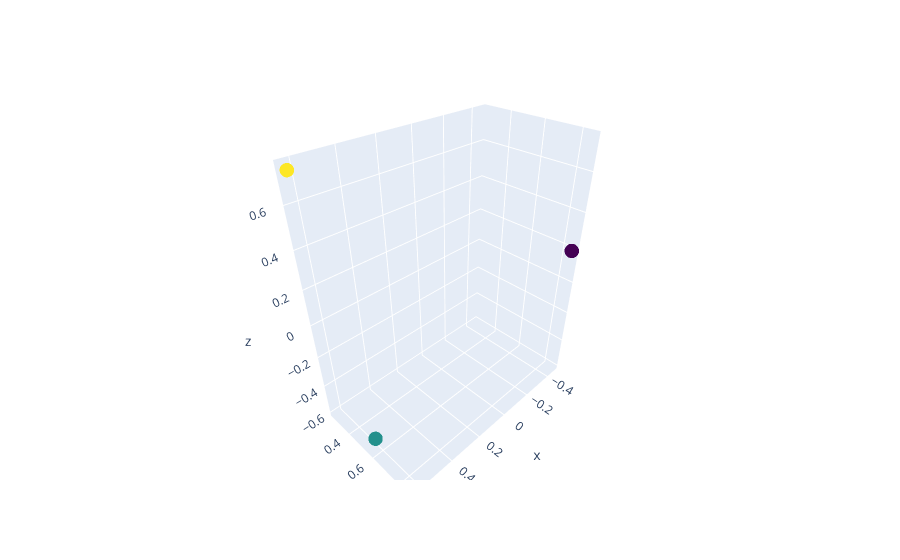

The code cell stored with this chart in its notebook:
### Markdown cell above
# TEST

### Code cell
fin_Z = model.predict(Z_test, None, None)
fin_Z = fin_Z.detach().cpu().numpy()
fig = go.Figure(data=[go.Scatter3d(x=fin_Z[0,:], y=fin_Z[1,:], z=fin_Z[2,:], mode='markers', marker=dict(
        size=5,
        color=class_ids_test,                # set color to an array/list of desired values
        colorscale='Viridis',   # choose a colorscale
        opacity=0.8
    ))])
fig.show()
cr_before = coding_rate(Z_test, P_test, a0, a1, gamma, use_fast=True)
cr_after = coding_rate(fin_Z, P_test, a0, a1, gamma, use_fast=True)
print(f'coding rate changed as {cr_before} -> {cr_after}')
